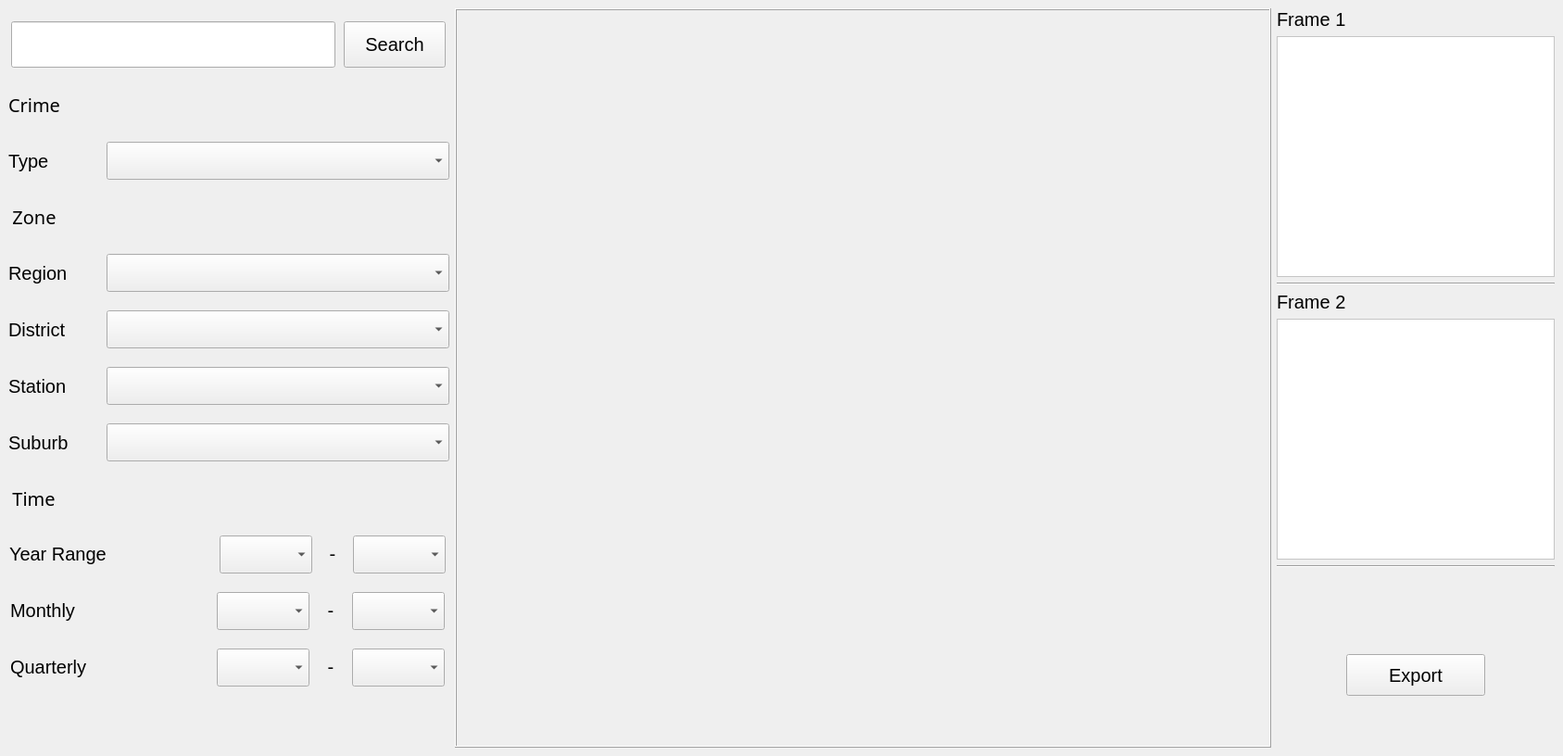
<?xml version="1.0" encoding="UTF-8"?>
<ui version="4.0">
 <class>MainWindow</class>
 <widget class="QMainWindow" name="MainWindow">
  <property name="geometry">
   <rect>
    <x>0</x>
    <y>0</y>
    <width>1687</width>
    <height>816</height>
   </rect>
  </property>
  <property name="windowTitle">
   <string>Map</string>
  </property>
  <property name="styleSheet">
   <string notr="true">font:20px
</string>
  </property>
  <widget class="QWidget" name="centralwidget">
   <layout class="QGridLayout" name="gridLayout">
    <item row="0" column="0">
     <layout class="QVBoxLayout" name="verticalLayout">
      <item>
       <layout class="QHBoxLayout" name="horizontalLayout">
        <item>
         <widget class="QLineEdit" name="lineEdit">
          <property name="sizePolicy">
           <sizepolicy hsizetype="Fixed" vsizetype="Fixed">
            <horstretch>0</horstretch>
            <verstretch>0</verstretch>
           </sizepolicy>
          </property>
          <property name="minimumSize">
           <size>
            <width>350</width>
            <height>50</height>
           </size>
          </property>
          <property name="alignment">
           <set>Qt::AlignCenter</set>
          </property>
         </widget>
        </item>
        <item>
         <widget class="QPushButton" name="search_pushButton_2">
          <property name="sizePolicy">
           <sizepolicy hsizetype="Fixed" vsizetype="Fixed">
            <horstretch>0</horstretch>
            <verstretch>0</verstretch>
           </sizepolicy>
          </property>
          <property name="minimumSize">
           <size>
            <width>110</width>
            <height>50</height>
           </size>
          </property>
          <property name="text">
           <string>Search</string>
          </property>
         </widget>
        </item>
       </layout>
      </item>
      <item>
       <layout class="QHBoxLayout" name="horizontalLayout_2">
        <item>
         <widget class="QLabel" name="label_10">
          <property name="sizePolicy">
           <sizepolicy hsizetype="Fixed" vsizetype="Fixed">
            <horstretch>0</horstretch>
            <verstretch>0</verstretch>
           </sizepolicy>
          </property>
          <property name="minimumSize">
           <size>
            <width>0</width>
            <height>40</height>
           </size>
          </property>
          <property name="font">
           <font>
            <family>3ds</family>
            <pointsize>-1</pointsize>
            <weight>50</weight>
            <italic>false</italic>
            <bold>false</bold>
           </font>
          </property>
          <property name="text">
           <string>Crime</string>
          </property>
          <property name="alignment">
           <set>Qt::AlignCenter</set>
          </property>
         </widget>
        </item>
        <item>
         <spacer name="horizontalSpacer_3">
          <property name="orientation">
           <enum>Qt::Horizontal</enum>
          </property>
          <property name="sizeType">
           <enum>QSizePolicy::Fixed</enum>
          </property>
          <property name="sizeHint" stdset="0">
           <size>
            <width>420</width>
            <height>20</height>
           </size>
          </property>
         </spacer>
        </item>
       </layout>
      </item>
      <item>
       <layout class="QHBoxLayout" name="horizontalLayout_3">
        <item>
         <widget class="QLabel" name="label_9">
          <property name="sizePolicy">
           <sizepolicy hsizetype="Fixed" vsizetype="Preferred">
            <horstretch>0</horstretch>
            <verstretch>0</verstretch>
           </sizepolicy>
          </property>
          <property name="minimumSize">
           <size>
            <width>100</width>
            <height>0</height>
           </size>
          </property>
          <property name="font">
           <font>
            <pointsize>-1</pointsize>
            <weight>50</weight>
            <italic>false</italic>
            <bold>false</bold>
           </font>
          </property>
          <property name="text">
           <string>Type</string>
          </property>
          <property name="alignment">
           <set>Qt::AlignLeading|Qt::AlignLeft|Qt::AlignVCenter</set>
          </property>
         </widget>
        </item>
        <item>
         <widget class="QComboBox" name="Type_comboBox_7">
          <property name="sizePolicy">
           <sizepolicy hsizetype="Fixed" vsizetype="Fixed">
            <horstretch>0</horstretch>
            <verstretch>0</verstretch>
           </sizepolicy>
          </property>
          <property name="minimumSize">
           <size>
            <width>370</width>
            <height>41</height>
           </size>
          </property>
          <property name="focusPolicy">
           <enum>Qt::NoFocus</enum>
          </property>
         </widget>
        </item>
       </layout>
      </item>
      <item>
       <layout class="QHBoxLayout" name="horizontalLayout_4">
        <item>
         <widget class="QLabel" name="label_18">
          <property name="sizePolicy">
           <sizepolicy hsizetype="Fixed" vsizetype="Fixed">
            <horstretch>0</horstretch>
            <verstretch>0</verstretch>
           </sizepolicy>
          </property>
          <property name="minimumSize">
           <size>
            <width>0</width>
            <height>40</height>
           </size>
          </property>
          <property name="font">
           <font>
            <family>3ds</family>
            <pointsize>-1</pointsize>
            <weight>50</weight>
            <italic>false</italic>
            <bold>false</bold>
           </font>
          </property>
          <property name="text">
           <string>Zone</string>
          </property>
          <property name="alignment">
           <set>Qt::AlignCenter</set>
          </property>
         </widget>
        </item>
        <item>
         <spacer name="horizontalSpacer_7">
          <property name="orientation">
           <enum>Qt::Horizontal</enum>
          </property>
          <property name="sizeType">
           <enum>QSizePolicy::Fixed</enum>
          </property>
          <property name="sizeHint" stdset="0">
           <size>
            <width>420</width>
            <height>20</height>
           </size>
          </property>
         </spacer>
        </item>
       </layout>
      </item>
      <item>
       <layout class="QHBoxLayout" name="horizontalLayout_5">
        <item>
         <widget class="QLabel" name="label_4">
          <property name="sizePolicy">
           <sizepolicy hsizetype="Fixed" vsizetype="Preferred">
            <horstretch>0</horstretch>
            <verstretch>0</verstretch>
           </sizepolicy>
          </property>
          <property name="minimumSize">
           <size>
            <width>100</width>
            <height>0</height>
           </size>
          </property>
          <property name="font">
           <font>
            <pointsize>-1</pointsize>
            <weight>50</weight>
            <italic>false</italic>
            <bold>false</bold>
           </font>
          </property>
          <property name="text">
           <string>Region</string>
          </property>
         </widget>
        </item>
        <item>
         <widget class="QComboBox" name="Region_comboBox_3">
          <property name="sizePolicy">
           <sizepolicy hsizetype="Fixed" vsizetype="Fixed">
            <horstretch>0</horstretch>
            <verstretch>0</verstretch>
           </sizepolicy>
          </property>
          <property name="minimumSize">
           <size>
            <width>370</width>
            <height>41</height>
           </size>
          </property>
          <property name="focusPolicy">
           <enum>Qt::NoFocus</enum>
          </property>
         </widget>
        </item>
       </layout>
      </item>
      <item>
       <layout class="QHBoxLayout" name="horizontalLayout_6">
        <item>
         <widget class="QLabel" name="label_3">
          <property name="sizePolicy">
           <sizepolicy hsizetype="Fixed" vsizetype="Preferred">
            <horstretch>0</horstretch>
            <verstretch>0</verstretch>
           </sizepolicy>
          </property>
          <property name="minimumSize">
           <size>
            <width>100</width>
            <height>0</height>
           </size>
          </property>
          <property name="font">
           <font>
            <pointsize>-1</pointsize>
            <weight>50</weight>
            <italic>false</italic>
            <bold>false</bold>
           </font>
          </property>
          <property name="text">
           <string>District</string>
          </property>
         </widget>
        </item>
        <item>
         <widget class="QComboBox" name="District_comboBox_2">
          <property name="sizePolicy">
           <sizepolicy hsizetype="Fixed" vsizetype="Fixed">
            <horstretch>0</horstretch>
            <verstretch>0</verstretch>
           </sizepolicy>
          </property>
          <property name="minimumSize">
           <size>
            <width>370</width>
            <height>41</height>
           </size>
          </property>
          <property name="focusPolicy">
           <enum>Qt::NoFocus</enum>
          </property>
         </widget>
        </item>
       </layout>
      </item>
      <item>
       <layout class="QHBoxLayout" name="horizontalLayout_7">
        <item>
         <widget class="QLabel" name="label_2">
          <property name="sizePolicy">
           <sizepolicy hsizetype="Fixed" vsizetype="Preferred">
            <horstretch>0</horstretch>
            <verstretch>0</verstretch>
           </sizepolicy>
          </property>
          <property name="minimumSize">
           <size>
            <width>100</width>
            <height>0</height>
           </size>
          </property>
          <property name="font">
           <font>
            <pointsize>-1</pointsize>
            <weight>50</weight>
            <italic>false</italic>
            <bold>false</bold>
           </font>
          </property>
          <property name="text">
           <string>Station</string>
          </property>
         </widget>
        </item>
        <item>
         <widget class="QComboBox" name="Station_comboxBox">
          <property name="sizePolicy">
           <sizepolicy hsizetype="Fixed" vsizetype="Fixed">
            <horstretch>0</horstretch>
            <verstretch>0</verstretch>
           </sizepolicy>
          </property>
          <property name="minimumSize">
           <size>
            <width>370</width>
            <height>41</height>
           </size>
          </property>
          <property name="focusPolicy">
           <enum>Qt::NoFocus</enum>
          </property>
         </widget>
        </item>
       </layout>
      </item>
      <item>
       <layout class="QHBoxLayout" name="horizontalLayout_8">
        <item>
         <widget class="QLabel" name="label_14">
          <property name="sizePolicy">
           <sizepolicy hsizetype="Fixed" vsizetype="Preferred">
            <horstretch>0</horstretch>
            <verstretch>0</verstretch>
           </sizepolicy>
          </property>
          <property name="minimumSize">
           <size>
            <width>100</width>
            <height>0</height>
           </size>
          </property>
          <property name="font">
           <font>
            <pointsize>-1</pointsize>
            <weight>50</weight>
            <italic>false</italic>
            <bold>false</bold>
           </font>
          </property>
          <property name="text">
           <string>Suburb</string>
          </property>
         </widget>
        </item>
        <item>
         <widget class="QComboBox" name="Suburb_comboxBox_2">
          <property name="sizePolicy">
           <sizepolicy hsizetype="Fixed" vsizetype="Fixed">
            <horstretch>0</horstretch>
            <verstretch>0</verstretch>
           </sizepolicy>
          </property>
          <property name="minimumSize">
           <size>
            <width>370</width>
            <height>41</height>
           </size>
          </property>
          <property name="focusPolicy">
           <enum>Qt::NoFocus</enum>
          </property>
         </widget>
        </item>
       </layout>
      </item>
      <item>
       <layout class="QHBoxLayout" name="horizontalLayout_9">
        <item>
         <widget class="QLabel" name="label_19">
          <property name="sizePolicy">
           <sizepolicy hsizetype="Fixed" vsizetype="Fixed">
            <horstretch>0</horstretch>
            <verstretch>0</verstretch>
           </sizepolicy>
          </property>
          <property name="minimumSize">
           <size>
            <width>0</width>
            <height>40</height>
           </size>
          </property>
          <property name="font">
           <font>
            <family>3ds</family>
            <pointsize>-1</pointsize>
            <weight>50</weight>
            <italic>false</italic>
            <bold>false</bold>
           </font>
          </property>
          <property name="text">
           <string>Time</string>
          </property>
          <property name="alignment">
           <set>Qt::AlignCenter</set>
          </property>
         </widget>
        </item>
        <item>
         <spacer name="horizontalSpacer_8">
          <property name="orientation">
           <enum>Qt::Horizontal</enum>
          </property>
          <property name="sizeType">
           <enum>QSizePolicy::Fixed</enum>
          </property>
          <property name="sizeHint" stdset="0">
           <size>
            <width>420</width>
            <height>20</height>
           </size>
          </property>
         </spacer>
        </item>
       </layout>
      </item>
      <item>
       <layout class="QHBoxLayout" name="horizontalLayout_10">
        <item>
         <widget class="QLabel" name="label_20">
          <property name="sizePolicy">
           <sizepolicy hsizetype="Fixed" vsizetype="Fixed">
            <horstretch>0</horstretch>
            <verstretch>0</verstretch>
           </sizepolicy>
          </property>
          <property name="minimumSize">
           <size>
            <width>100</width>
            <height>0</height>
           </size>
          </property>
          <property name="font">
           <font>
            <pointsize>-1</pointsize>
            <weight>50</weight>
            <italic>false</italic>
            <bold>false</bold>
           </font>
          </property>
          <property name="text">
           <string>Year Range</string>
          </property>
         </widget>
        </item>
        <item>
         <spacer name="horizontalSpacer">
          <property name="orientation">
           <enum>Qt::Horizontal</enum>
          </property>
          <property name="sizeType">
           <enum>QSizePolicy::Fixed</enum>
          </property>
          <property name="sizeHint" stdset="0">
           <size>
            <width>115</width>
            <height>20</height>
           </size>
          </property>
         </spacer>
        </item>
        <item>
         <widget class="QComboBox" name="Year_comboBox_6">
          <property name="sizePolicy">
           <sizepolicy hsizetype="Fixed" vsizetype="Fixed">
            <horstretch>0</horstretch>
            <verstretch>0</verstretch>
           </sizepolicy>
          </property>
          <property name="minimumSize">
           <size>
            <width>70</width>
            <height>41</height>
           </size>
          </property>
          <property name="focusPolicy">
           <enum>Qt::NoFocus</enum>
          </property>
         </widget>
        </item>
        <item>
         <widget class="QLabel" name="label_15">
          <property name="sizePolicy">
           <sizepolicy hsizetype="Fixed" vsizetype="Fixed">
            <horstretch>0</horstretch>
            <verstretch>0</verstretch>
           </sizepolicy>
          </property>
          <property name="minimumSize">
           <size>
            <width>30</width>
            <height>0</height>
           </size>
          </property>
          <property name="text">
           <string>-</string>
          </property>
          <property name="alignment">
           <set>Qt::AlignCenter</set>
          </property>
         </widget>
        </item>
        <item>
         <widget class="QComboBox" name="Year_comboBox_7">
          <property name="sizePolicy">
           <sizepolicy hsizetype="Fixed" vsizetype="Fixed">
            <horstretch>0</horstretch>
            <verstretch>0</verstretch>
           </sizepolicy>
          </property>
          <property name="minimumSize">
           <size>
            <width>70</width>
            <height>41</height>
           </size>
          </property>
          <property name="focusPolicy">
           <enum>Qt::NoFocus</enum>
          </property>
         </widget>
        </item>
       </layout>
      </item>
      <item>
       <layout class="QHBoxLayout" name="horizontalLayout_12">
        <item>
         <widget class="QLabel" name="label_21">
          <property name="sizePolicy">
           <sizepolicy hsizetype="Fixed" vsizetype="Fixed">
            <horstretch>0</horstretch>
            <verstretch>0</verstretch>
           </sizepolicy>
          </property>
          <property name="minimumSize">
           <size>
            <width>100</width>
            <height>0</height>
           </size>
          </property>
          <property name="font">
           <font>
            <pointsize>-1</pointsize>
            <weight>50</weight>
            <italic>false</italic>
            <bold>false</bold>
           </font>
          </property>
          <property name="text">
           <string>Monthly</string>
          </property>
         </widget>
        </item>
        <item>
         <spacer name="horizontalSpacer_2">
          <property name="orientation">
           <enum>Qt::Horizontal</enum>
          </property>
          <property name="sizeType">
           <enum>QSizePolicy::Fixed</enum>
          </property>
          <property name="sizeHint" stdset="0">
           <size>
            <width>115</width>
            <height>20</height>
           </size>
          </property>
         </spacer>
        </item>
        <item>
         <widget class="QComboBox" name="Monthly_comboBox_5">
          <property name="sizePolicy">
           <sizepolicy hsizetype="Fixed" vsizetype="Fixed">
            <horstretch>0</horstretch>
            <verstretch>0</verstretch>
           </sizepolicy>
          </property>
          <property name="minimumSize">
           <size>
            <width>70</width>
            <height>41</height>
           </size>
          </property>
          <property name="focusPolicy">
           <enum>Qt::NoFocus</enum>
          </property>
         </widget>
        </item>
        <item>
         <widget class="QLabel" name="label_16">
          <property name="sizePolicy">
           <sizepolicy hsizetype="Fixed" vsizetype="Fixed">
            <horstretch>0</horstretch>
            <verstretch>0</verstretch>
           </sizepolicy>
          </property>
          <property name="minimumSize">
           <size>
            <width>30</width>
            <height>0</height>
           </size>
          </property>
          <property name="text">
           <string>-</string>
          </property>
          <property name="alignment">
           <set>Qt::AlignCenter</set>
          </property>
         </widget>
        </item>
        <item>
         <widget class="QComboBox" name="Monthly_comboBox_6">
          <property name="sizePolicy">
           <sizepolicy hsizetype="Fixed" vsizetype="Fixed">
            <horstretch>0</horstretch>
            <verstretch>0</verstretch>
           </sizepolicy>
          </property>
          <property name="minimumSize">
           <size>
            <width>70</width>
            <height>41</height>
           </size>
          </property>
          <property name="focusPolicy">
           <enum>Qt::NoFocus</enum>
          </property>
         </widget>
        </item>
       </layout>
      </item>
      <item>
       <layout class="QHBoxLayout" name="horizontalLayout_13">
        <item>
         <widget class="QLabel" name="label_22">
          <property name="sizePolicy">
           <sizepolicy hsizetype="Fixed" vsizetype="Fixed">
            <horstretch>0</horstretch>
            <verstretch>0</verstretch>
           </sizepolicy>
          </property>
          <property name="minimumSize">
           <size>
            <width>100</width>
            <height>0</height>
           </size>
          </property>
          <property name="font">
           <font>
            <pointsize>-1</pointsize>
            <weight>50</weight>
            <italic>false</italic>
            <bold>false</bold>
           </font>
          </property>
          <property name="text">
           <string>Quarterly</string>
          </property>
         </widget>
        </item>
        <item>
         <spacer name="horizontalSpacer_4">
          <property name="orientation">
           <enum>Qt::Horizontal</enum>
          </property>
          <property name="sizeType">
           <enum>QSizePolicy::Fixed</enum>
          </property>
          <property name="sizeHint" stdset="0">
           <size>
            <width>115</width>
            <height>20</height>
           </size>
          </property>
         </spacer>
        </item>
        <item>
         <widget class="QComboBox" name="Quarterly_comboBox_4">
          <property name="sizePolicy">
           <sizepolicy hsizetype="Fixed" vsizetype="Fixed">
            <horstretch>0</horstretch>
            <verstretch>0</verstretch>
           </sizepolicy>
          </property>
          <property name="minimumSize">
           <size>
            <width>70</width>
            <height>41</height>
           </size>
          </property>
          <property name="focusPolicy">
           <enum>Qt::NoFocus</enum>
          </property>
         </widget>
        </item>
        <item>
         <widget class="QLabel" name="label_17">
          <property name="sizePolicy">
           <sizepolicy hsizetype="Fixed" vsizetype="Fixed">
            <horstretch>0</horstretch>
            <verstretch>0</verstretch>
           </sizepolicy>
          </property>
          <property name="minimumSize">
           <size>
            <width>30</width>
            <height>0</height>
           </size>
          </property>
          <property name="text">
           <string>-</string>
          </property>
          <property name="alignment">
           <set>Qt::AlignCenter</set>
          </property>
         </widget>
        </item>
        <item>
         <widget class="QComboBox" name="Quarterly_comboBox_5">
          <property name="sizePolicy">
           <sizepolicy hsizetype="Fixed" vsizetype="Fixed">
            <horstretch>0</horstretch>
            <verstretch>0</verstretch>
           </sizepolicy>
          </property>
          <property name="minimumSize">
           <size>
            <width>70</width>
            <height>41</height>
           </size>
          </property>
          <property name="focusPolicy">
           <enum>Qt::NoFocus</enum>
          </property>
         </widget>
        </item>
       </layout>
      </item>
      <item>
       <spacer name="verticalSpacer_4">
        <property name="orientation">
         <enum>Qt::Vertical</enum>
        </property>
        <property name="sizeType">
         <enum>QSizePolicy::Fixed</enum>
        </property>
        <property name="sizeHint" stdset="0">
         <size>
          <width>20</width>
          <height>40</height>
         </size>
        </property>
       </spacer>
      </item>
     </layout>
    </item>
    <item row="0" column="1">
     <widget class="QFrame" name="frame">
      <property name="sizePolicy">
       <sizepolicy hsizetype="Expanding" vsizetype="Expanding">
        <horstretch>0</horstretch>
        <verstretch>0</verstretch>
       </sizepolicy>
      </property>
      <property name="frameShape">
       <enum>QFrame::Box</enum>
      </property>
      <property name="frameShadow">
       <enum>QFrame::Raised</enum>
      </property>
     </widget>
    </item>
    <item row="0" column="2">
     <layout class="QVBoxLayout" name="verticalLayout_6">
      <item>
       <layout class="QVBoxLayout" name="verticalLayout_4">
        <item>
         <layout class="QVBoxLayout" name="verticalLayout_3">
          <item>
           <layout class="QHBoxLayout" name="horizontalLayout_18">
            <item>
             <widget class="QLabel" name="label_12">
              <property name="text">
               <string>Frame 1</string>
              </property>
             </widget>
            </item>
            <item>
             <spacer name="horizontalSpacer_13">
              <property name="orientation">
               <enum>Qt::Horizontal</enum>
              </property>
              <property name="sizeType">
               <enum>QSizePolicy::Fixed</enum>
              </property>
              <property name="sizeHint" stdset="0">
               <size>
                <width>40</width>
                <height>20</height>
               </size>
              </property>
             </spacer>
            </item>
           </layout>
          </item>
          <item>
           <widget class="QFrame" name="frame_2">
            <property name="sizePolicy">
             <sizepolicy hsizetype="Fixed" vsizetype="Fixed">
              <horstretch>0</horstretch>
              <verstretch>0</verstretch>
             </sizepolicy>
            </property>
            <property name="minimumSize">
             <size>
              <width>300</width>
              <height>260</height>
             </size>
            </property>
            <property name="styleSheet">
             <string notr="true">background-color:white</string>
            </property>
            <property name="frameShape">
             <enum>QFrame::StyledPanel</enum>
            </property>
            <property name="frameShadow">
             <enum>QFrame::Raised</enum>
            </property>
           </widget>
          </item>
         </layout>
        </item>
        <item>
         <widget class="Line" name="line_8">
          <property name="orientation">
           <enum>Qt::Horizontal</enum>
          </property>
         </widget>
        </item>
       </layout>
      </item>
      <item>
       <layout class="QVBoxLayout" name="verticalLayout_5">
        <item>
         <layout class="QHBoxLayout" name="horizontalLayout_19">
          <item>
           <widget class="QLabel" name="label_13">
            <property name="text">
             <string>Frame 2</string>
            </property>
           </widget>
          </item>
          <item>
           <spacer name="horizontalSpacer_14">
            <property name="orientation">
             <enum>Qt::Horizontal</enum>
            </property>
            <property name="sizeType">
             <enum>QSizePolicy::Fixed</enum>
            </property>
            <property name="sizeHint" stdset="0">
             <size>
              <width>40</width>
              <height>20</height>
             </size>
            </property>
           </spacer>
          </item>
         </layout>
        </item>
        <item>
         <widget class="QFrame" name="frame_3">
          <property name="sizePolicy">
           <sizepolicy hsizetype="Fixed" vsizetype="Fixed">
            <horstretch>0</horstretch>
            <verstretch>0</verstretch>
           </sizepolicy>
          </property>
          <property name="minimumSize">
           <size>
            <width>300</width>
            <height>260</height>
           </size>
          </property>
          <property name="styleSheet">
           <string notr="true">background-color:white</string>
          </property>
          <property name="frameShape">
           <enum>QFrame::StyledPanel</enum>
          </property>
          <property name="frameShadow">
           <enum>QFrame::Raised</enum>
          </property>
         </widget>
        </item>
       </layout>
      </item>
      <item>
       <widget class="Line" name="line_9">
        <property name="orientation">
         <enum>Qt::Horizontal</enum>
        </property>
       </widget>
      </item>
      <item>
       <spacer name="verticalSpacer_2">
        <property name="orientation">
         <enum>Qt::Vertical</enum>
        </property>
        <property name="sizeType">
         <enum>QSizePolicy::Expanding</enum>
        </property>
        <property name="sizeHint" stdset="0">
         <size>
          <width>20</width>
          <height>30</height>
         </size>
        </property>
       </spacer>
      </item>
      <item>
       <layout class="QHBoxLayout" name="horizontalLayout_11">
        <item>
         <spacer name="horizontalSpacer_17">
          <property name="orientation">
           <enum>Qt::Horizontal</enum>
          </property>
          <property name="sizeType">
           <enum>QSizePolicy::Fixed</enum>
          </property>
          <property name="sizeHint" stdset="0">
           <size>
            <width>20</width>
            <height>20</height>
           </size>
          </property>
         </spacer>
        </item>
        <item>
         <spacer name="horizontalSpacer_11">
          <property name="orientation">
           <enum>Qt::Horizontal</enum>
          </property>
          <property name="sizeType">
           <enum>QSizePolicy::Fixed</enum>
          </property>
          <property name="sizeHint" stdset="0">
           <size>
            <width>20</width>
            <height>20</height>
           </size>
          </property>
         </spacer>
        </item>
        <item>
         <spacer name="horizontalSpacer_18">
          <property name="orientation">
           <enum>Qt::Horizontal</enum>
          </property>
          <property name="sizeType">
           <enum>QSizePolicy::Fixed</enum>
          </property>
          <property name="sizeHint" stdset="0">
           <size>
            <width>20</width>
            <height>20</height>
           </size>
          </property>
         </spacer>
        </item>
       </layout>
      </item>
      <item>
       <spacer name="verticalSpacer_3">
        <property name="orientation">
         <enum>Qt::Vertical</enum>
        </property>
        <property name="sizeType">
         <enum>QSizePolicy::Fixed</enum>
        </property>
        <property name="sizeHint" stdset="0">
         <size>
          <width>20</width>
          <height>10</height>
         </size>
        </property>
       </spacer>
      </item>
      <item>
       <layout class="QHBoxLayout" name="horizontalLayout_20">
        <item>
         <spacer name="horizontalSpacer_15">
          <property name="orientation">
           <enum>Qt::Horizontal</enum>
          </property>
          <property name="sizeType">
           <enum>QSizePolicy::Fixed</enum>
          </property>
          <property name="sizeHint" stdset="0">
           <size>
            <width>37</width>
            <height>38</height>
           </size>
          </property>
         </spacer>
        </item>
        <item>
         <widget class="QPushButton" name="Screenshot_pushButton">
          <property name="sizePolicy">
           <sizepolicy hsizetype="Fixed" vsizetype="Fixed">
            <horstretch>0</horstretch>
            <verstretch>0</verstretch>
           </sizepolicy>
          </property>
          <property name="minimumSize">
           <size>
            <width>150</width>
            <height>45</height>
           </size>
          </property>
          <property name="text">
           <string>Export</string>
          </property>
         </widget>
        </item>
        <item>
         <spacer name="horizontalSpacer_16">
          <property name="orientation">
           <enum>Qt::Horizontal</enum>
          </property>
          <property name="sizeType">
           <enum>QSizePolicy::Fixed</enum>
          </property>
          <property name="sizeHint" stdset="0">
           <size>
            <width>37</width>
            <height>38</height>
           </size>
          </property>
         </spacer>
        </item>
       </layout>
      </item>
      <item>
       <spacer name="verticalSpacer">
        <property name="orientation">
         <enum>Qt::Vertical</enum>
        </property>
        <property name="sizeType">
         <enum>QSizePolicy::Expanding</enum>
        </property>
        <property name="sizeHint" stdset="0">
         <size>
          <width>20</width>
          <height>30</height>
         </size>
        </property>
       </spacer>
      </item>
     </layout>
    </item>
   </layout>
  </widget>
 </widget>
 <resources/>
 <connections/>
</ui>
